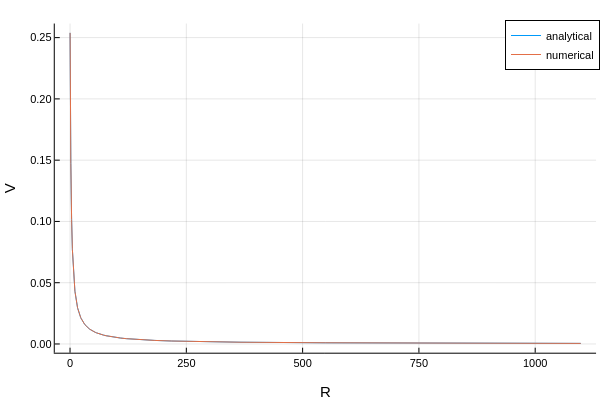

The cell this chart's notebook holds for it:
### Code cell
plot(grid=true, gridalpha=0.2)

plot!(r_vec, V.(r_vec), label="analytical")
plot!(r_vec, V_vec/a,   label="numerical")  # re-scaling to match conventions

xlabel!("R")
ylabel!("V")

### Figure 1 — Plotly figure (JSON) as saved in the notebook; plotly's stock layout.template omitted (floating-point values rounded to 4 significant figures; data arrays with more than 128 entries replaced by an {"elided": "..."} marker saying what was removed)
{"data": [{"colorbar": {"len": 0.9143, "title": "", "x": 0.9934, "y": 0.533}, "legendgroup": "analytical", "line": {"color": "rgba(0, 154, 250, 1.000)", "dash": "solid", "shape": "linear", "width": 1}, "mode": "lines", "name": "analytical", "showlegend": true, "type": "scatter", "x": {"elided": "999 float values"}, "xaxis": "x", "y": {"elided": "999 float values"}, "yaxis": "y"}, {"colorbar": {"len": 0.9143, "title": "", "x": 0.9934, "y": 0.533}, "legendgroup": "numerical", "line": {"color": "rgba(227, 111, 71, 1.000)", "dash": "solid", "shape": "linear", "width": 1}, "mode": "lines", "name": "numerical", "showlegend": true, "type": "scatter", "x": {"elided": "999 float values"}, "xaxis": "x", "y": {"elided": "999 float values"}, "yaxis": "y"}], "layout": {"annotations": [], "height": 400, "legend": {"bgcolor": "rgba(255, 255, 255, 1.000)", "bordercolor": "rgba(0, 0, 0, 1.000)", "borderwidth": 1, "font": {"color": "rgba(0, 0, 0, 1.000)", "family": "sans-serif", "size": 11}, "title": {"font": {"color": "rgba(0, 0, 0, 1.000)", "family": "sans-serif", "size": 15}, "text": ""}, "tracegroupgap": 0, "traceorder": "normal", "x": 1, "xanchor": "auto", "y": 1, "yanchor": "auto"}, "margin": {"b": 20, "l": 0, "r": 0, "t": 20}, "paper_bgcolor": "rgba(255, 255, 255, 1.000)", "plot_bgcolor": "rgba(255, 255, 255, 1.000)", "showlegend": true, "width": 600, "xaxis": {"anchor": "y", "domain": [0.09128, 0.9934], "gridcolor": "rgba(0, 0, 0, 0.200)", "gridwidth": 0.5, "linecolor": "rgba(0, 0, 0, 1.000)", "mirror": false, "range": [-32.83, 1131.0], "showgrid": true, "showline": true, "showticklabels": true, "tickangle": 0, "tickcolor": "rgb(0, 0, 0)", "tickfont": {"color": "rgba(0, 0, 0, 1.000)", "family": "sans-serif", "size": 11}, "tickmode": "array", "ticks": "inside", "ticktext": ["0", "250", "500", "750", "1000"], "tickvals": [0, 250, 500, 750, 1000], "title": "R", "titlefont": {"color": "rgba(0, 0, 0, 1.000)", "family": "sans-serif", "size": 15}, "type": "-", "visible": true, "zeroline": false, "zerolinecolor": "rgba(0, 0, 0, 1.000)"}, "yaxis": {"anchor": "x", "domain": [0.07581, 0.9902], "gridcolor": "rgba(0, 0, 0, 0.200)", "gridwidth": 0.5, "linecolor": "rgba(0, 0, 0, 1.000)", "mirror": false, "range": [-0.007116, 0.2615], "showgrid": true, "showline": true, "showticklabels": true, "tickangle": 0, "tickcolor": "rgb(0, 0, 0)", "tickfont": {"color": "rgba(0, 0, 0, 1.000)", "family": "sans-serif", "size": 11}, "tickmode": "array", "ticks": "inside", "ticktext": ["0.00", "0.05", "0.10", "0.15", "0.20", "0.25"], "tickvals": [0, 0.05, 0.1, 0.15, 0.2, 0.25], "title": "V", "titlefont": {"color": "rgba(0, 0, 0, 1.000)", "family": "sans-serif", "size": 15}, "type": "-", "visible": true, "zeroline": false, "zerolinecolor": "rgba(0, 0, 0, 1.000)"}}}
